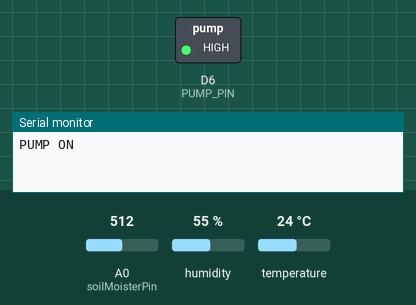
Bench run of a sketch on a simulated ESP8266 (NodeMCU). Parts: switched loads named in the sketch (green lamp = pin HIGH), the last lines printed to the serial monitor. Inputs (shaded band) come from the test bench; at power-on: A0 (soilMoisterPin) = 512, humidity 55 %, temperature 24 °C. WiFi joins after 1.5 s; servers stay silent unless stated; pins used as bus, display or sensor lines are not drawn.

Above: at 3.0 s.
3.1 s: A0 (soilMoisterPin) set to 1023
6.9 s: A0 (soilMoisterPin) set to 900
At 9.2 s:
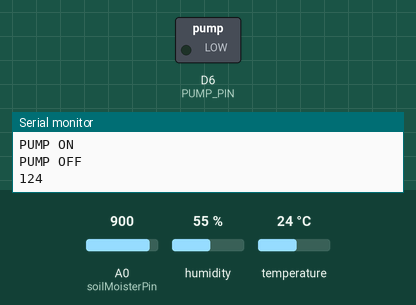
Timing chart, 0 to 10.7 s (numbered marks = the images above; inputs shaded):
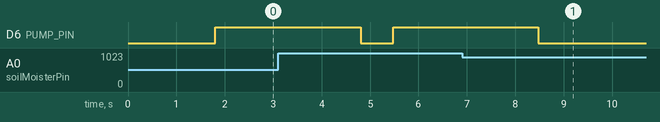

The sketch:

Smart-Farm-Monitoring-System.ino
```cpp
//author : Deepak D Krishna


#define BLYNK_PRINT Serial
#include <SPI.h>
#include <ESP8266WiFi.h>
#include <BlynkSimpleEsp8266.h>
#include <SimpleTimer.h>
#include <DHT.h>


char auth[] = "your auth key";


// Set password to "" for open networks.
char ssid[] = "your network ssid";
char pass[] = "your network password";

#define DHTPIN 2    // Digital pin 4


#define soilMoisterPin A0
#define soilMoisterVcc D8
int soilMoister = 0;
#define PUMP_PIN D6


#define DHTTYPE DHT11

DHT dht(DHTPIN, DHTTYPE);
SimpleTimer timer;


//###########################################################################

void sendSensor()
{
  float h = dht.readHumidity();
  float t = dht.readTemperature();

  if (isnan(h) || isnan(t)) {
    Serial.println("Failed to read from DHT sensor!");
    return;
  }

  Blynk.virtualWrite(V5, h);  //V5 is for Humidity
  Blynk.virtualWrite(V6, t);  //V6 is for Temperature


}

//###############################################################################
void getSoilMoisterData(void)
{
  soilMoister = 0;
  digitalWrite (soilMoisterVcc, HIGH);
  delay (500);
  int N = 1;
  for(int i = 0; i < N; i++)
  {
    soilMoister += analogRead(soilMoisterPin);
    delay(150);
  }
  digitalWrite (soilMoisterVcc, LOW);
  soilMoister = soilMoister/N;

  soilMoister =(1024-soilMoister);
  //soilMoister =(100-(soilMoister*100));

  Serial.println(soilMoister);
  Blynk.virtualWrite(V7, soilMoister);

  }
//**********************************************************************************
//**********************************************************************************
void setup()
{
  Serial.begin(9600);
  Blynk.begin(auth, ssid, pass);

  pinMode(PUMP_PIN, OUTPUT);
  pinMode(soilMoisterVcc, OUTPUT);
  digitalWrite (soilMoisterVcc, LOW);

  dht.begin();


  timer.setInterval(1000L, sendSensor);
  timer.setInterval(1000L, getSoilMoisterData);
}


void autoControlPlantation(void)
{
  if (soilMoister <= 100)
  {
    turnPumpOn();
  }

}

void turnPumpOn()
{
  digitalWrite(PUMP_PIN , HIGH);
  Serial.println("PUMP ON");
  delay(3000);
  digitalWrite(PUMP_PIN , LOW);
  Serial.println("PUMP OFF");

}
//#################################################################################
void loop()
{
  Blynk.run(); // Initiates Blynk
  timer.run(); // Initiates SimpleTimer
  autoControlPlantation();


}

//################################################################################
```

Measured:
- after the input at 6.9 s, D6 (PUMP_PIN): goes on until 8.5 s, then stays LOW
